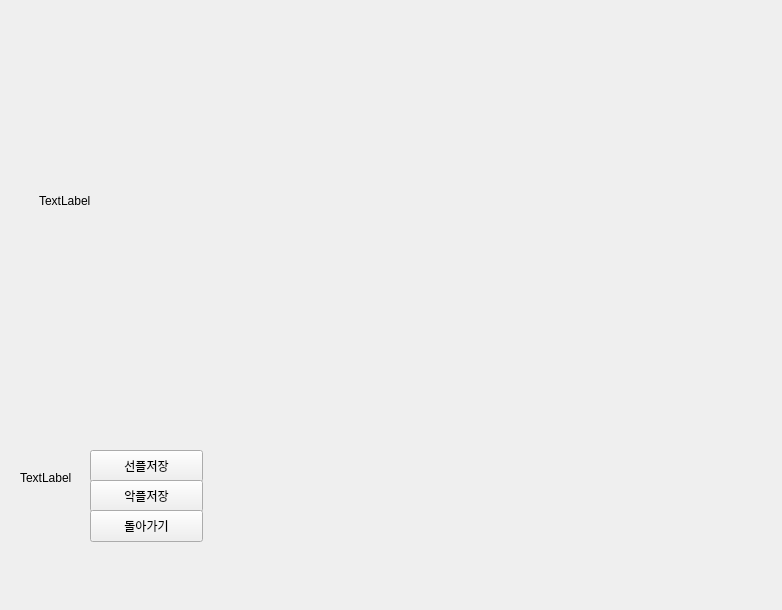
<?xml version="1.0" encoding="UTF-8"?>
<ui version="4.0">
 <class>Form</class>
 <widget class="QWidget" name="Form">
  <property name="geometry">
   <rect>
    <x>0</x>
    <y>0</y>
    <width>782</width>
    <height>610</height>
   </rect>
  </property>
  <property name="windowTitle">
   <string>Form</string>
  </property>
  <widget class="QPushButton" name="positive_btn">
   <property name="geometry">
    <rect>
     <x>90</x>
     <y>450</y>
     <width>113</width>
     <height>32</height>
    </rect>
   </property>
   <property name="text">
    <string>선플저장</string>
   </property>
  </widget>
  <widget class="QPushButton" name="negative_btn">
   <property name="geometry">
    <rect>
     <x>90</x>
     <y>480</y>
     <width>113</width>
     <height>32</height>
    </rect>
   </property>
   <property name="text">
    <string>악플저장</string>
   </property>
  </widget>
  <widget class="QPushButton" name="return_btn">
   <property name="geometry">
    <rect>
     <x>90</x>
     <y>510</y>
     <width>113</width>
     <height>32</height>
    </rect>
   </property>
   <property name="text">
    <string>돌아가기</string>
   </property>
  </widget>
  <widget class="QWidget" name="verticalLayoutWidget">
   <property name="geometry">
    <rect>
     <x>270</x>
     <y>380</y>
     <width>471</width>
     <height>211</height>
    </rect>
   </property>
   <layout class="QVBoxLayout" name="small_graph"/>
  </widget>
  <widget class="QLabel" name="label">
   <property name="geometry">
    <rect>
     <x>20</x>
     <y>470</y>
     <width>60</width>
     <height>16</height>
    </rect>
   </property>
   <property name="text">
    <string>TextLabel</string>
   </property>
  </widget>
  <widget class="QLabel" name="photo">
   <property name="geometry">
    <rect>
     <x>39</x>
     <y>45</y>
     <width>701</width>
     <height>311</height>
    </rect>
   </property>
   <property name="text">
    <string>TextLabel</string>
   </property>
  </widget>
 </widget>
 <resources/>
 <connections>
  <connection>
   <sender>return_btn</sender>
   <signal>clicked()</signal>
   <receiver>Form</receiver>
   <slot>return_click()</slot>
   <hints>
    <hint type="sourcelabel">
     <x>131</x>
     <y>331</y>
    </hint>
    <hint type="destinationlabel">
     <x>124</x>
     <y>362</y>
    </hint>
   </hints>
  </connection>
 </connections>
 <slots>
  <slot>return_click()</slot>
 </slots>
</ui>
